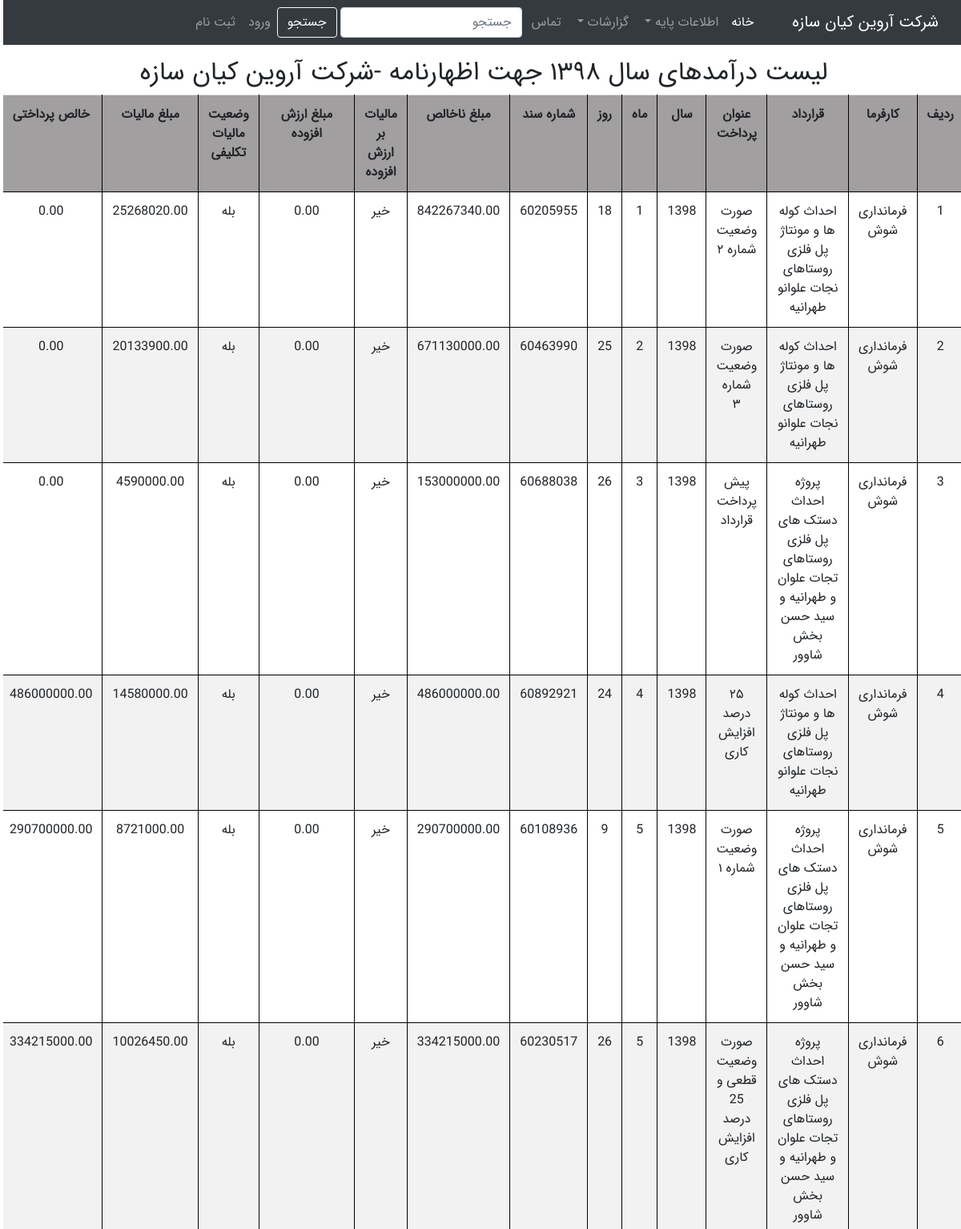
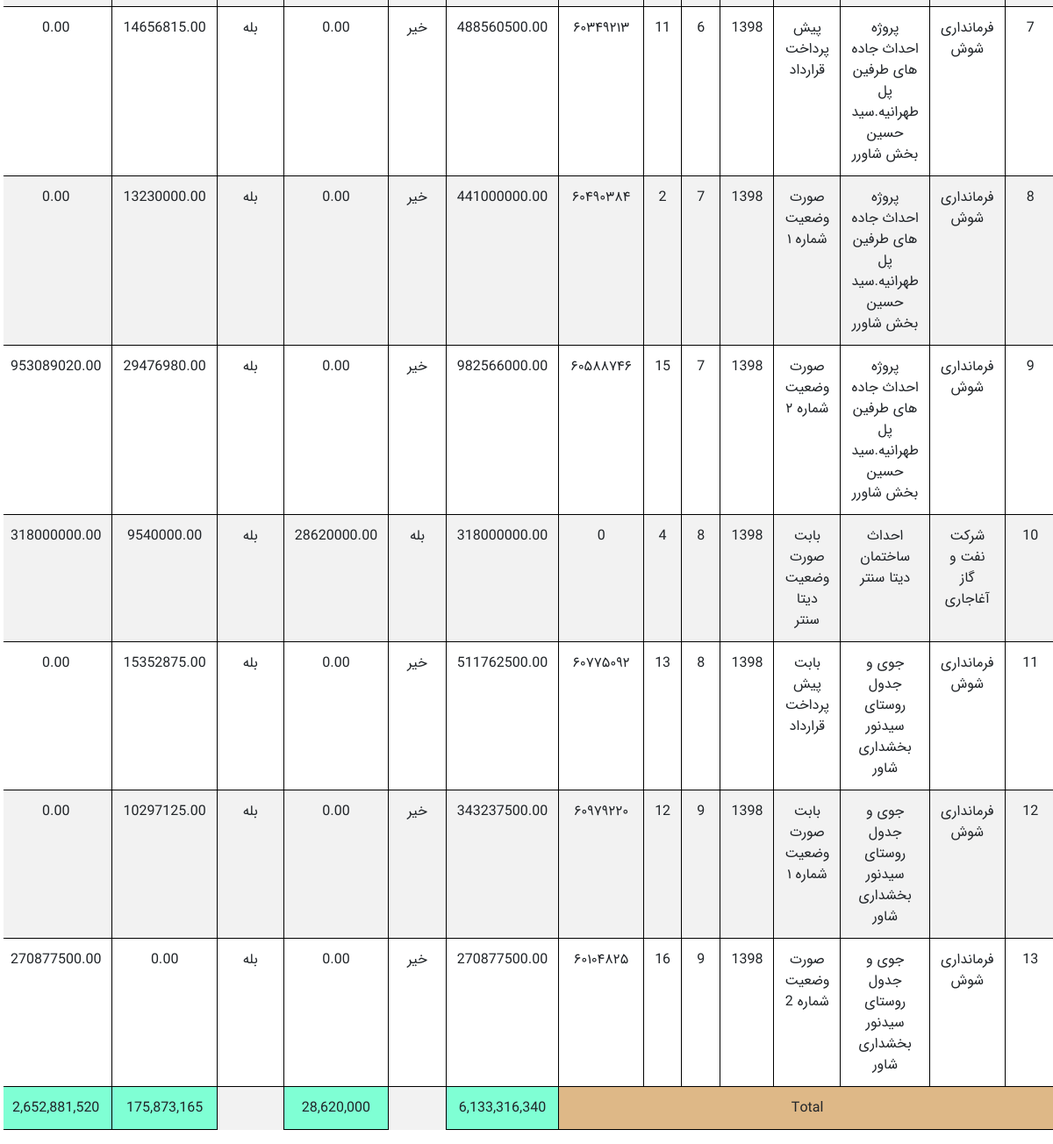
Page /income/declaration/ on the committed database (2 pictures, top to bottom).
### income/models.py (models this page shows, shortened)
class Income(models.Model):
    YEAR_CHOICES=[
        (1396,'1396'),
        (1397,'1397'),
        (1398,'1398'),
        (1399,'1399'),
        (1400,'1400'),
    ]
    MONTH_CHOICES=[
        (1,'فروردین'),
        (2,'اردیبشت'),
        (3,'خرداد'),
        (3,'تیر'),
        (5,'مرداد'),
        (6,'شهریور'),
        (7,'مهر'),
        (8,'آبان'),
        (9,'آذر'),
        (10,'دی'),
        (11,'بهمن'),
        (12,'اسفند'),
    ]
    DAY_CHOICES=[
        (1,'1'),
        (2,'2'),
        (3,'3'),
        (4,'4'),
        (5,'5'),
        (6,'6'),
        (7,'7'),
        (8,'8'),
        (9,'9'),
        (10,'10'),
        (11,'11'),
        (12,'12'),
        (13,'13'),
        (14,'14'),
        (15,'15'),
        (16,'16'),
        (17,'17'),
        (18,'18'),
        (19,'19'),
        (20,'20'),
        (21,'21'),
        (22,'22'),
        (23,'23'),
        (24,'24'),
        (25,'25'),
        (26,'26'),
        (27,'27'),
        (28,'28'),
        (29,'29'),
        (30,'30'),
        (31,'31'),
    ]
    TAX_STATUS=[
        (True,'مشمول'),
        (False,'معاف')
    ]
    employer   =   models.ForeignKey(Employer,verbose_name='کارفرما',on_delete=models.CASCADE)
    contract    =   models.ForeignKey(Contract,verbose_name='قرارداد',max_length=150,on_delete=models.CASCADE)
    title       =   models.CharField('عنوان پرداخت',max_length=100,blank=True)
    year        =   models.IntegerField('سال',choices=YEAR_CHOICES)
    month       =   models.IntegerField('ماه',choices=MONTH_CHOICES)
    day         =   models.IntegerField('روز',choices=DAY_CHOICES)
    bank        =   models.ForeignKey(Bank,verbose_name='بانک',on_delete=models.CASCADE,null=True,blank=True,default='')
    doc_number  =   models.CharField('شماره سند',max_length=30)
    gross_amount=   models.DecimalField('مبلغ ناخالص',max_digits=20,decimal_places=2)
    VAT_included=   models.BooleanField('مالیات بر ارزش افزوده ',choices=TAX_STATUS, default=True)
    VAT_amount  =   models.DecimalField('مبلغ ارزش افزوده',max_digits=20,decimal_places=2)
    tax_included=   models.BooleanField('وضعیت مالیات تکلیفی',choices=TAX_STATUS, default=True,)
    tax_amount  =   models.DecimalField('مبلغ مالیات',max_digits=20,decimal_places=2)
    pay_amount  =   models.DecimalField('خالص پرداختی',max_digits=20,decimal_places=2,default=0)
    description =   models.CharField(max_length=100,null=True,blank=True)
    class Meta:
        ordering=['year','month','day']

### baseinfo/models.py (models this page shows, shortened)
class Employer(models.Model):
    title           =   models.CharField('نام کارفرما',max_length=50)
    national_code   =   models.CharField('شناسه ملی',max_length=11)
    economic_id     =   models.CharField('شماره اقتصادی',max_length=11)
    phone_number    =   models.CharField("شماره تلفن",max_length=11)
    city_name       =   models.ForeignKey(City,verbose_name="شهر",null=True,on_delete=models.SET_NULL)
    address         =   models.TextField(verbose_name="آدرس")
    description     =   models.CharField('توضیحات',max_length=100,null=True,blank=True)
    def __str__(self):
        return self.title

class Contract(models.Model):
    employer    =   models.ForeignKey(Employer,verbose_name="کارفرما",on_delete=models.CASCADE)
    title       =   models.CharField('عنوان قرارداد',max_length=100)
    number      =   models.CharField('شماره قرارداد',max_length=50)
    date        =   models.DateField('تاریخ شروع',)
    end_date    =   models.DateField('تاریخ پایان',null=True,blank=True)
    gross_amount=   models.DecimalField('مبلغ اولیه قرارداد',max_digits=20,decimal_places=2,default=0)
    adjustment_amount=   models.DecimalField('مبلغ تعدیل',max_digits=20,decimal_places=2,default=0)
    final_amount=   models.DecimalField('مبلغ نهایی قرارداد',max_digits=20,decimal_places=2,default=0)
    total_payments=   models.DecimalField('مجموع مبالغ دریافتی',max_digits=20,decimal_places=2,default=0)
    progress    =   models.DecimalField('درصد پیشرفت',max_digits=10,decimal_places=2,default=0)
    scan_file   =   models.FileField('فایل قرارداد',blank=True,upload_to='income/static/contracts')
    description =   models.CharField('توضیحات',blank=True,max_length=100)
    def __str__(self):
        return self.title

### income/views.py (the view)
# urls.py: path("declaration/",declaration_view,name="declaration"),
def declaration_view(request, *args, **kwargs):
    incomes = Income.objects.filter(year=1398)
    ordering = ('year', 'month', 'day')
    view = ViewGenerator(table=Income, entities=incomes, opration_buttons={}, select_checkbox=False,
                         add_url='', ordering=ordering)
    total_income = incomes.aggregate(Sum('gross_amount'))
    total_tax = incomes.aggregate(Sum('tax_amount'))
    total_VAT = incomes.aggregate(Sum('VAT_amount'))
    total_pay = incomes.aggregate(Sum('pay_amount'))
    total_fields = {'total_income': total_income, 'total_tax': total_tax,
                    'total_VAT': total_VAT, 'total_pay': total_pay}
    exclude_fields = {'exclude': ['بانک', 'description', 'bank']}
    context = view.get_context_template()
    context.update(**total_fields)
    context.update(**exclude_fields)
    return render(request, "income/declaration.html", context)

### income/templatetags/getattribute.py (called while the page is built)
def getattribute(value, arg):
    if hasattr(value, str(arg)):
        attr =getattr(value, arg)
        if type(attr)==bool:
            if attr==True:
                return 'بله'
            elif attr==False:
                return 'خیر'
        return attr
    elif hasattr(value, 'has_key') and value.has_key(arg):
        return value[arg]
    elif numeric_test.match(str(arg)) and len(value) > int(arg):
        return value[int(arg)]
    else:
        return settings.TEMPLATE_STRING_IF_INVALID

### views_generator.py (called while the page is built)
    def get_filed_names(self):
        filed_names=list()
        for f in self.table._meta.get_fields():
            if hasattr(f,'verbose_name') and f.name!='id':
                filed_names.append(f.name)
        return filed_names

    def get_field_labels(self):
        field_labels=list()
        field_labels.append('ردیف')
        for f in self.table._meta.get_fields():
            if hasattr(f,'verbose_name') and f.name!='id':
                field_labels.append(f.verbose_name)
        return field_labels

    def get_context_template(self,id=''):
        if self.entites is None:
            if id!="":
                objects=self.table.objects.all().filter(id=id).order_by(*(self.ordering))
            else:
                objects=self.table.objects.all().filter().order_by(*(self.ordering))
        else:
            objects=self.entites
        context={
        'objects':objects,
        'titles': self.get_field_labels(),
        'field_names':self.get_filed_names(),
        'add_url_name':self.add_url,
        'opration_buttons':self.opration_buttons,
        'select_checkbox':self.select_checkbox,
        }
        return context

### templates/income/declaration.html (shortened to what this page needs)
{% extends "share/base.html" %}
{% load getattribute %}
{% load l10n %}
{% load jformat %}
{% load humanize %}
{% block content %}
<h2 class="h2 text-center ">لیست درآمدهای سال ۱۳۹۸ جهت اظهارنامه -شرکت آروین کیان سازه</h2>
<div id='data-list'>
    <table class="table table-striped">
        <tr>
            {% for title in titles %}
            {% if title not in exclude %}
            <th>{{title}}</th>
            {% endif %}
            {% endfor %}
        </tr>
        {% if objects %}
        {% for object in objects %}
        <tr>
            <td>{{forloop.counter}}</td>
            {% for field in field_names %}
            {% if field == "year" %}
            {% localize off %}
            <td>{{ object|getattribute:field }}</td>
            {% endlocalize %}
            {% else %}
            {% if field not  in exclude %}
            <td>{{ object|getattribute:field }}</td>
            {% endif %}
            {% endif %}
            {% endfor %}
        </tr>
        {% endfor %}
        <tr>
            <td colspan="8" style="background-color: burlywood">Total</td>
            <td style="background-color: aquamarine">{{ total_income.gross_amount__sum|intcomma }}</td>
            <td style="border-style:none"></td>
            <td style="background-color: aquamarine">{{ total_VAT.VAT_amount__sum|intcomma }}</td>
            <td style="border-style:none"></td>
            <td style="background-color: aquamarine">{{ total_tax.tax_amount__sum|intcomma }}</td>
            <td style="background-color: aquamarine">{{ total_pay.pay_amount__sum|intcomma }}</td>
        </tr>
        {% endif %}
    </table>
</div>
{% endblock %}

### static_files/css/base.css (style rules this page uses)
* { direction: rtl; font-family: IRANSans; }
body { font-family: IRANSans; margin: 0; }
th { text-align: center; background-color: rgb(161, 159, 159); border: 1px solid black; }
td { text-align: center; border: 1px solid black; font-family: IRANSans; }
table { border-spacing: 0; }

### rows in the picture
Income: field_names "فرمانداری شوش" "احداث کوله ها و مونتاژ پل فلزی روستاهای نجات علوانو طهرانیه" "صورت وضعیت شماره ۲" "1" "18" "60205955" "842267340.00" "خیر" "0.00" "بله" "25268020.00" "0.00", field_names "1398"
Income: field_names "فرمانداری شوش" "احداث کوله ها و مونتاژ پل فلزی روستاهای نجات علوانو طهرانیه" "صورت وضعیت شماره ۳" "2" "25" "60463990" "671130000.00" "خیر" "0.00" "بله" "20133900.00" "0.00", field_names "1398"
Income: field_names "فرمانداری شوش" "پروژه احداث دستک های پل فلزی روستاهای تجات علوان و طهرانیه و سید حسن بخش شاوور" "پیش پرداخت قرارداد" "3" "26" "60688038" "153000000.00" "خیر" "0.00" "بله" "4590000.00" "0.00", field_names "1398"
Income: field_names "فرمانداری شوش" "احداث کوله ها و مونتاژ پل فلزی روستاهای نجات علوانو طهرانیه" "۲۵ درصد افزایش کاری" "4" "24" "60892921" "486000000.00" "خیر" "0.00" "بله" "14580000.00" "486000000.00", field_names "1398"
Income: field_names "فرمانداری شوش" "پروژه احداث دستک های پل فلزی روستاهای تجات علوان و طهرانیه و سید حسن بخش شاوور" "صورت وضعیت شماره ۱" "5" "9" "60108936" "290700000.00" "خیر" "0.00" "بله" "8721000.00" "290700000.00", field_names "1398"
Income: field_names "فرمانداری شوش" "پروژه احداث دستک های پل فلزی روستاهای تجات علوان و طهرانیه و سید حسن بخش شاوور" "صورت وضعیت قطعی و 25 درصد افزایش کاری" "5" "26" "60230517" "334215000.00" "خیر" "0.00" "بله" "10026450.00" "334215000.00", field_names "1398"
Income: field_names "فرمانداری شوش" "پروژه احداث جاده های طرفین پل طهرانیه.سید حسین بخش شاورر" "پیش پرداخت قرارداد" "6" "11" "۶۰۳۴۹۲۱۳" "488560500.00" "خیر" "0.00" "بله" "14656815.00" "0.00", field_names "1398"
Income: field_names "فرمانداری شوش" "پروژه احداث جاده های طرفین پل طهرانیه.سید حسین بخش شاورر" "صورت وضعیت شماره ۱" "7" "2" "۶۰۴۹۰۳۸۴" "441000000.00" "خیر" "0.00" "بله" "13230000.00" "0.00", field_names "1398"
Income: field_names "فرمانداری شوش" "پروژه احداث جاده های طرفین پل طهرانیه.سید حسین بخش شاورر" "صورت وضعیت شماره ۲" "7" "15" "۶۰۵۸۸۷۴۶" "982566000.00" "خیر" "0.00" "بله" "29476980.00" "953089020.00", field_names "1398"
Income: field_names "شرکت نفت و گاز آغاجاری" "احداث ساختمان دیتا سنتر" "بابت صورت وضعیت دیتا سنتر" "8" "4" "0" "318000000.00" "بله" "28620000.00" "بله" "9540000.00" "318000000.00", field_names "1398"
Income: field_names "فرمانداری شوش" "جوی و جدول روستای سیدنور بخشداری شاور" "بابت پیش پرداخت قرارداد" "8" "13" "۶۰۷۷۵۰۹۲" "511762500.00" "خیر" "0.00" "بله" "15352875.00" "0.00", field_names "1398"
Income: field_names "فرمانداری شوش" "جوی و جدول روستای سیدنور بخشداری شاور" "بابت صورت وضعیت شماره ۱" "9" "12" "۶۰۹۷۹۲۲۰" "343237500.00" "خیر" "0.00" "بله" "10297125.00" "0.00", field_names "1398"
Income: field_names "فرمانداری شوش" "جوی و جدول روستای سیدنور بخشداری شاور" "صورت وضعیت شماره 2" "9" "16" "۶۰۱۰۴۸۲۵" "270877500.00" "خیر" "0.00" "بله" "0.00" "270877500.00", field_names "1398"

### other values in the picture
{{ title }} "ردیف" "کارفرما" "قرارداد" "عنوان پرداخت" "سال" "ماه" "روز" "شماره سند" "مبلغ ناخالص" "مالیات بر ارزش افزوده" "مبلغ ارزش افزوده" "وضعیت مالیات تکلیفی" "مبلغ مالیات" "خالص پرداختی"
{{ total_income.gross_amount__sum|intcomma }} "6,133,316,340"
{{ total_VAT.VAT_amount__sum|intcomma }} "28,620,000"
{{ total_tax.tax_amount__sum|intcomma }} "175,873,165"
{{ total_pay.pay_amount__sum|intcomma }} "2,652,881,520"
